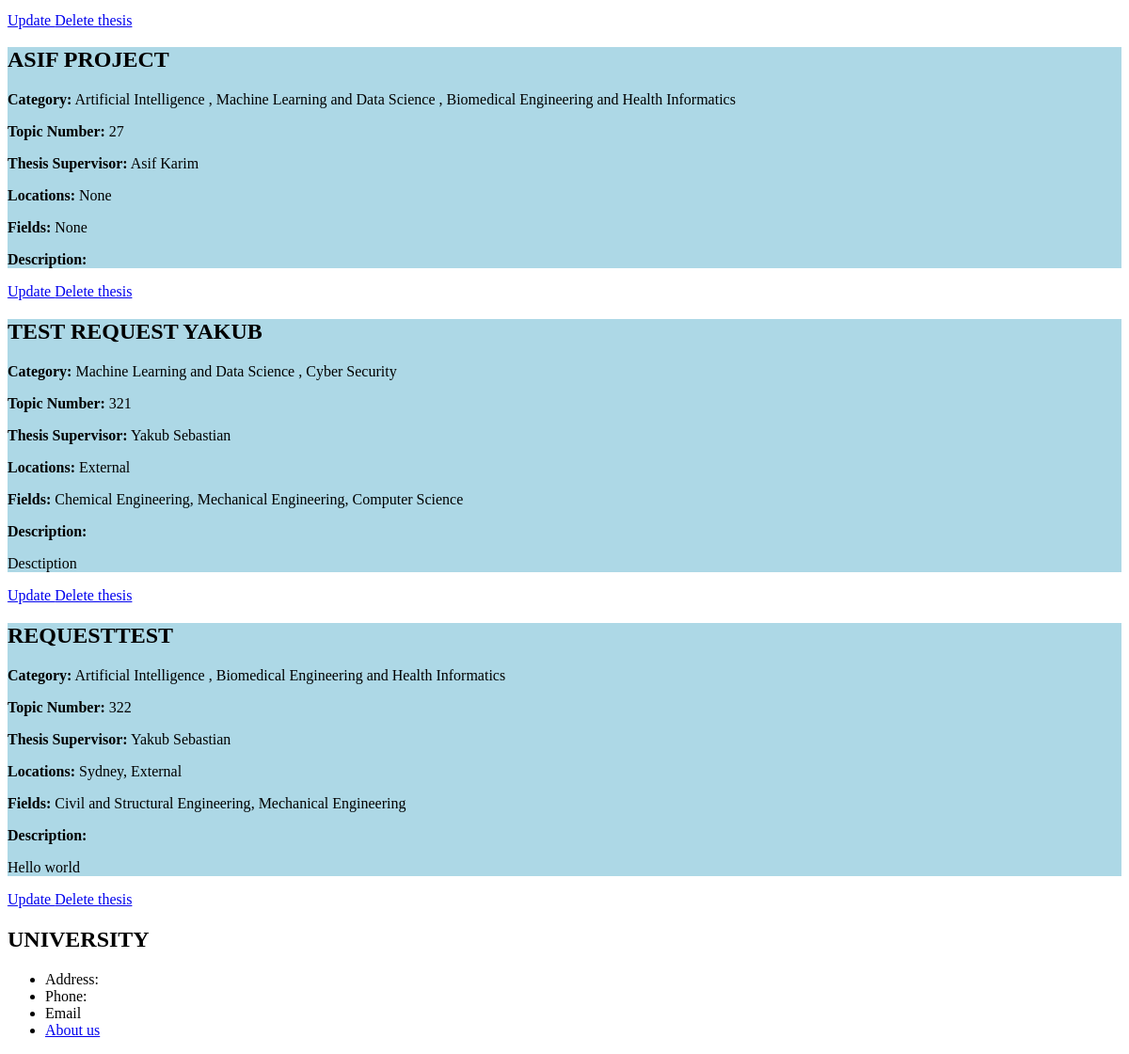
The app's page /management/projects/ (signed in, lower part), older data.
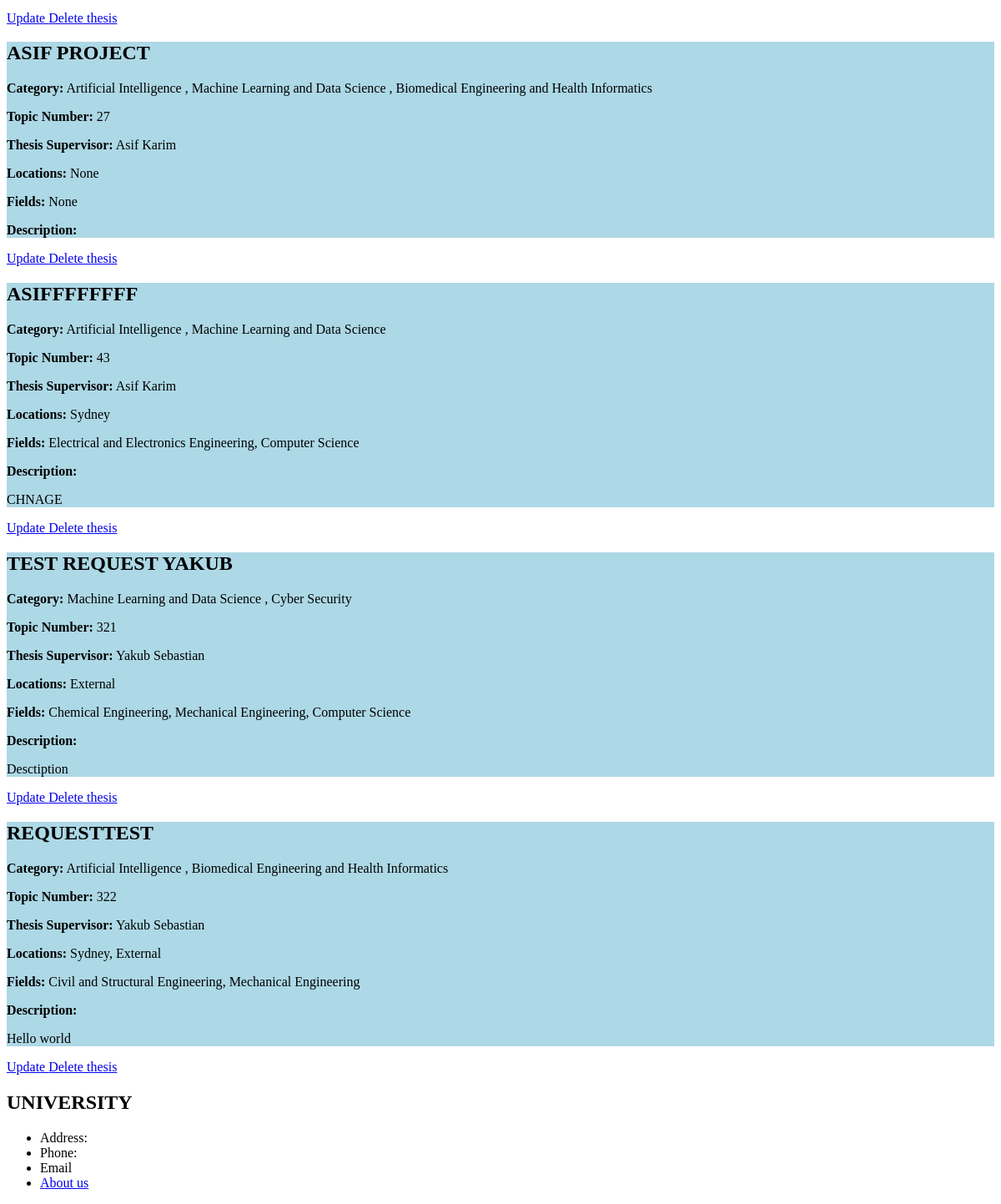
The same page, newer data.
### management/models.py (models this page shows, shortened)
class Project(models.Model):
    supervisor = models.ForeignKey(User, null=True, on_delete=models.SET_NULL)
    title = models.CharField(max_length=100, null=True)
    category = models.ManyToManyField("Category", blank=True)
    topic_num = models.PositiveIntegerField("Topic number", null=True, unique=True)
    location = models.ManyToManyField("Location", blank=True)
    research_areas = models.ManyToManyField("ResearchArea", blank=True)
    description = models.TextField(blank=True)

class Category(models.Model):
    name = models.CharField(max_length=100)

class Location(models.Model):
    name = models.CharField(max_length=30)

class ResearchArea(models.Model):
    name = models.CharField(max_length=60)

### accounts/models.py (models this page shows)
class User(AbstractUser):
    USER_TYPE_CHOICES = (
        ('unit_coordinator', 'Unit Coordinator'),
        ('supervisor', 'Supervisor'),
        ('student', 'Student'),
    )
    user_type = models.CharField(max_length=20, choices=USER_TYPE_CHOICES, default='student')
    groups = models.ManyToManyField(
        'auth.Group',
        verbose_name='groups',
        blank=True,
        help_text='The groups this user belongs to. A user will get all permissions granted to each of their groups.',
        related_name='custom_user_set',
        related_query_name='user',
    )
    user_permissions = models.ManyToManyField(
        'auth.Permission',
        verbose_name='user permissions',
        blank=True,
        help_text='Specific permissions for this user.',
        related_name='custom_user_set',
        related_query_name='user',
    )

### management/views.py (the view)
# urls.py: path("projects/", views.manage_project, name="manage-project"),
@login_required
@user_passes_test(lambda user: user.user_type in ['supervisor', 'unit_coordinator'])
def manage_project(request):
    projects_list = Project.objects.all().order_by("topic_num")
    context = {
        "projects": projects_list
    }
    return render(request, "management/management_project.html", context)

### management/templates/management/management_project.html (shortened to what this page needs)
{% extends "management/management_base.html" %}
{% load static %}
{% block css_files %}
    <link rel="stylesheet" href="{% static "management/management_project.css"%}">
{% endblock %}
{% block content %}
{% if user.is_authenticated  %}
    {% if user.user_type == "unit_coordinator" or user.user_type == "supervisor" %}
        <section class="unit_coordinator">
            {% for project in projects %}
                <section class="section">
                    <div class="container">
                        <div class="project">
                            <h2 class="project__heading">{{ project.title }}</h2>
                            <p class="project__paragraph"><strong>Category:</strong>
                                {% for category in project.category.all %}
                                    {{ category.name }}
                                    {% if not forloop.last %}, {% endif %}
                                {% endfor %}
                            </p>
                            <p class="project__paragraph"><strong>Topic Number:</strong> {{ project.topic_num }}</p>
                            <p class="project__paragraph"><strong>Thesis Supervisor:</strong> {{ project.supervisor.first_name }} {{ project.supervisor.last_name }}</p>
                            <p class="project__paragraph"><strong>Locations:</strong>
                                {% for location in project.location.all %}
                                    {{ location.name }}{% if not forloop.last %}, {% endif %}
                                {% empty %}
                                    None
                                {% endfor %}
                                </p>
                            <p class="project__paragraph"><strong>Fields:</strong>
                                {% for research_area in project.research_areas.all %}
                                    {{ research_area.name }}{% if not forloop.last %}, {% endif %}
                                {% empty %}
                                    None
                                {% endfor %}
                            </p>
                            <p class="project__paragraph"><strong>Description: </strong> {{ project.description|linebreaks }}</p>
                        </div>
                    </div>
                </section>
                {% if user.is_authenticated %}
                    {% if user.user_type == "unit_coordinator" or user == project.supervisor %}
                        <section class="section">
                            <a class="link link__update" href="{% url 'update-project' project.topic_num %}"> Update </a>
                            <a class="link link__delete" href="{% url 'delete-project' project.topic_num %}"> Delete thesis </a>
                        </section>
                    {% endif %}
                {% endif %}
            {% endfor %}
        </section>
    {% endif %}
{% endif %}
{% endblock content %}

Row changes from the older to the newer data that the page shows:
added Project: title "ASIFFFFFFFF", topic_num "43", supervisor.first_name "Asif", supervisor.last_name "Karim", description "CHNAGE", Category (name "Artificial Intelligence"), Category (name "Machine Learning and Data Science"), Location (name "Sydney"), ResearchArea (name "Computer Science")
now on this page (row unchanged): ResearchArea: name "Electrical and Electronics Engineering", shown under "ASIFFFFFFFF"
